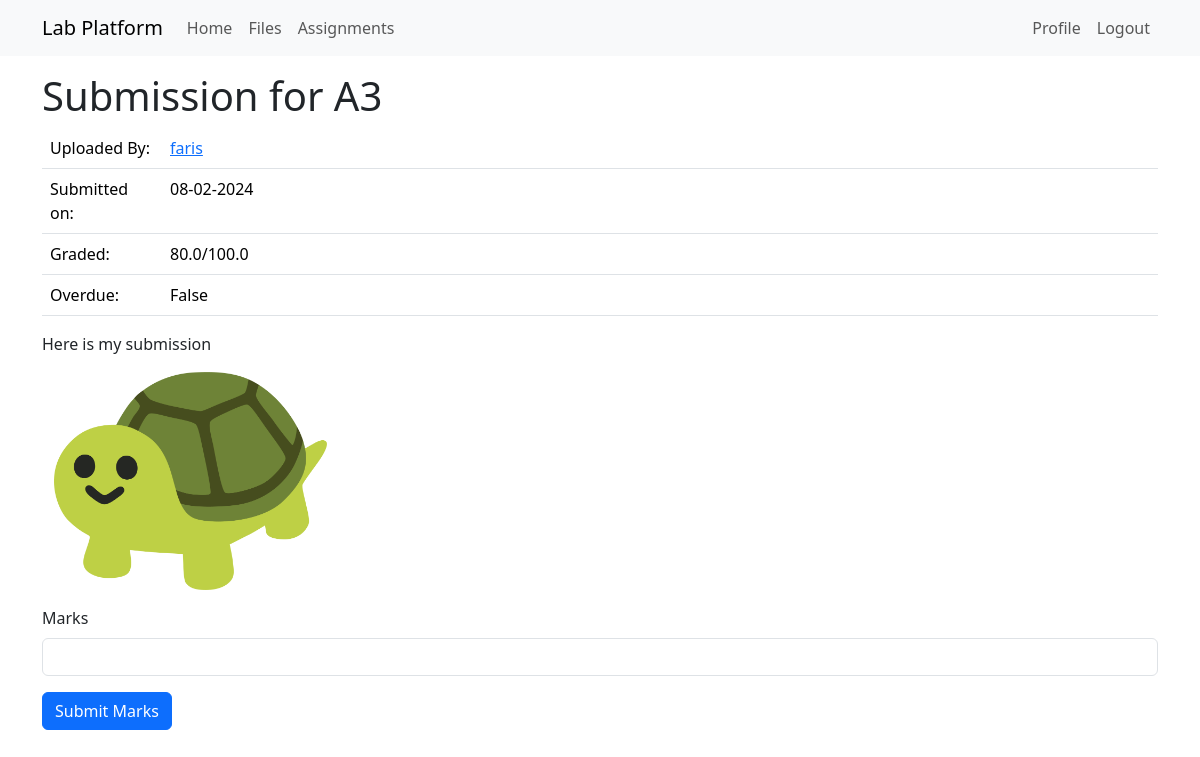
Page /details/4 (signed in) on the committed database.
### app/models.py (models this page shows, shortened)
class File(db.Model):
    id: so.Mapped[int] = so.mapped_column(primary_key=True)
    filename: so.Mapped[str] = so.mapped_column(sa.String(140))
    timestamp: so.Mapped[datetime] = so.mapped_column(
        index=True, default=lambda: datetime.now(timezone.utc))
    user_id: so.Mapped[int] = so.mapped_column(sa.ForeignKey(User.id),
                                               index=True)
    path: so.Mapped[str] = so.mapped_column(sa.String(140))
    uploader: so.Mapped[User] = so.relationship(back_populates='files')
    description: so.Mapped[str] = so.mapped_column(sa.String(140), index=False, unique=False, nullable=True)
    title: so.Mapped[str] = so.mapped_column(sa.String(140), index=False, unique=False, nullable=True, default='Untitled')
    submissions: so.Mapped['Submission'] = so.relationship(back_populates='file')

class User(UserMixin, db.Model):
    id: so.Mapped[int] = so.mapped_column(primary_key=True)
    username: so.Mapped[str] = so.mapped_column(sa.String(64), index=True,
                                                unique=True)
    email: so.Mapped[str] = so.mapped_column(sa.String(120), index=True,
                                             unique=True)
    password_hash: so.Mapped[Optional[str]] = so.mapped_column(sa.String(256))
    posts: so.WriteOnlyMapped['Post'] = so.relationship(
        back_populates='author')
    files: so.WriteOnlyMapped['File'] = so.relationship(
        back_populates='uploader')
    role: so.Mapped[int] = so.mapped_column(sa.Integer, default=-1, index=True, unique=False)
    assignments: so.WriteOnlyMapped['Assignment'] = so.relationship(
        back_populates='asmtauthor')
    submissions: so.WriteOnlyMapped['Submission'] = so.relationship(
        back_populates='submitter')
    def is_admin(self):
        return self.role == 0
    def is_lecturer(self):
        return self.role == 1

class Submission(db.Model):
    id: so.Mapped[int] = so.mapped_column(primary_key=True)
    title: so.Mapped[str] = so.mapped_column(sa.String(140))
    description: so.Mapped[str] = so.mapped_column(sa.String(140))
    timestamp: so.Mapped[datetime] = so.mapped_column(
        index=True, default=lambda: datetime.now(timezone.utc))
    user_id: so.Mapped[int] = so.mapped_column(sa.ForeignKey(User.id),
                                               index=True)
    file_id: so.Mapped[int] = so.mapped_column(sa.ForeignKey(File.id),
                                               index=True)
    assignment_id: so.Mapped[int] = so.mapped_column(sa.ForeignKey(Assignment.id),
                                               index=True)
    submitter: so.Mapped[User] = so.relationship(back_populates='submissions')
    assignment: so.Mapped[Assignment] = so.relationship(back_populates='submissions')
    file: so.Mapped[File] = so.relationship(back_populates='submissions')
    marks: so.Mapped[float] = so.mapped_column(sa.Float, index=False, unique=False, nullable=True, default=0)
    overdue: so.Mapped[bool] = so.mapped_column(sa.Boolean, default=False, nullable=True)
    def check_overdue(self):
        if self.assignment.duedate is None:
            return
        self.overdue = self.timestamp > self.assignment.duedate
        return

class Assignment(db.Model):
    id: so.Mapped[int] = so.mapped_column(primary_key=True)
    title: so.Mapped[str] = so.mapped_column(sa.String(140))
    description: so.Mapped[str] = so.mapped_column(sa.String(255))
    timestamp: so.Mapped[datetime] = so.mapped_column(
        index=True, default=lambda: datetime.now(timezone.utc))
    duedate: so.Mapped[datetime] = so.mapped_column(
        index=True, nullable=True)
    totalMarks: so.Mapped[float] = so.mapped_column(sa.Float, index=False, unique=False, nullable=True, default=0)
    user_id: so.Mapped[int] = so.mapped_column(sa.ForeignKey(User.id),
                                               index=True)
    asmtauthor: so.Mapped[User] = so.relationship(back_populates='assignments')
    submissions: so.Mapped['Submission'] = so.relationship(back_populates='assignment')

### app/routes.py (the view, shortened to what this page needs)
@app.route('/details/<fileid>', methods=['GET', 'POST'])
@login_required
def details(fileid):
    file = db.session.scalar(sa.select(File).where(File.id == fileid))
    if file is None:
        flash('File not found')
        return redirect(url_for('board'))
    if file.submissions is not None:
        file.submissions.check_overdue()
        form = MarksForm()
        if form.validate_on_submit():
            submission = db.session.scalar(sa.select(Submission).where(Submission.file_id == fileid))
            submission.marks = form.marks.data
            db.session.commit()
            flash('Marks updated!')
            return redirect(url_for('details', fileid=fileid))
        return render_template('details.html', title='File Details', file=file, form=form)

### app/forms.py
class MarksForm(FlaskForm):
    marks = FloatField('Marks', validators=[DataRequired()])
    submit = SubmitField('Submit Marks')

### app/models.py (called while the page is built)
@login.user_loader
def load_user(id):
    return db.session.get(User, int(id))

### app/templates/details.html
{% extends "base.html" %}
{% import 'bootstrap_wtf.html' as wtf %}
{% block content %}
<h1>{{ file.title }}</h1>
<table class="table table-hover">
    <tr>
        <td width="120px">Uploaded By:</td>
        <td><a href="{{ url_for('user', username=file.uploader.username) }}">
                {{ file.uploader.username }}
            </a></td>
    </tr>
    <tr width="100%">
        <td>Submitted on:
        </td>
        <td>
            {{ file.timestamp.strftime('%d-%m-%Y') }}
        </td>
    </tr>
    {% if file.submissions %}
    <tr>
        <td>Graded:</td>
        {% if file.submissions.marks %}
        <td>{{ file.submissions.marks }}/{{ file.submissions.assignment.totalMarks }}</td>
        {% else %}
        <td>Not Graded</td>
        {% endif %}
    </tr>
    <tr>
        <td>Overdue:</td>
        <td>{{ file.submissions.overdue }}</td>
    </tr>
    {% endif %}
</table>
<p>{{ file.description }}</p>
<div class="container">
    {% set x = '/' + file.path %}
    <img src="{{ x }}" style="max-width: 25%;">
</div>
{% if file.submissions and (current_user.is_lecturer() or current_user.is_admin()) %}
<p>
{{ wtf.quick_form(form) }}
    {% elif (not file.submissions) and (current_user.is_lecturer() or current_user.is_admin())%}
        {{ wtf.quick_form(form) }}
    {% endif %}
</p>
    {% endblock %}

### rows in the picture
File: title "Submission for A3", timestamp "08-02-2024", description "Here is my submission"
User: uploader.username "faris"
Submission: submissions.marks "80.0", submissions.overdue "False"
Assignment: submissions.assignment.totalMarks "100.0"

### other values in the picture
{{ field.label(class='form-label') }} "Marks"
